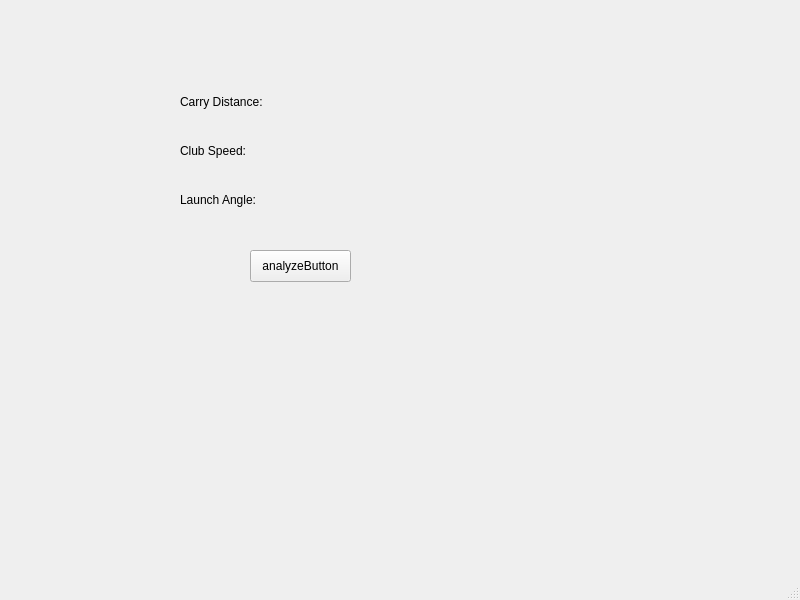
<?xml version="1.0" encoding="UTF-8"?>
<ui version="4.0">
 <class>MainWindow</class>
 <widget class="QMainWindow" name="MainWindow">
  <property name="geometry">
   <rect>
    <x>0</x>
    <y>0</y>
    <width>800</width>
    <height>600</height>
   </rect>
  </property>
  <property name="windowTitle">
   <string>MainWindow</string>
  </property>
  <widget class="QWidget" name="centralwidget">
   <widget class="QWidget" name="verticalLayoutWidget">
    <property name="geometry">
     <rect>
      <x>180</x>
      <y>80</y>
      <width>251</width>
      <height>141</height>
     </rect>
    </property>
    <layout class="QVBoxLayout" name="verticalLayout">
     <item>
      <widget class="QLabel" name="carryLabel">
       <property name="text">
        <string>Carry Distance:</string>
       </property>
      </widget>
     </item>
     <item>
      <widget class="QLabel" name="clubSpeedLabel">
       <property name="text">
        <string>Club Speed:</string>
       </property>
      </widget>
     </item>
     <item>
      <widget class="QLabel" name="launchAngleLabel">
       <property name="text">
        <string>Launch Angle:</string>
       </property>
      </widget>
     </item>
    </layout>
   </widget>
   <widget class="QPushButton" name="analyzeButton">
    <property name="geometry">
     <rect>
      <x>250</x>
      <y>250</y>
      <width>101</width>
      <height>32</height>
     </rect>
    </property>
    <property name="text">
     <string>analyzeButton</string>
    </property>
   </widget>
  </widget>
  <widget class="QMenuBar" name="menubar">
   <property name="geometry">
    <rect>
     <x>0</x>
     <y>0</y>
     <width>800</width>
     <height>24</height>
    </rect>
   </property>
  </widget>
  <widget class="QStatusBar" name="statusbar"/>
 </widget>
 <resources/>
 <connections/>
</ui>
